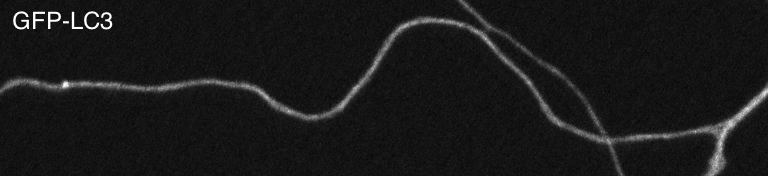
#> input picture Biological-Image-Processing-and-Informatics/homework02/axon02.tif, 768 x 176 px
$ python Exp02CalDerivative.py
#> lines starting #> are read from the running program, lines starting #| are printed output that depends on the picture
### Biological-Image-Processing-and-Informatics/homework02/utils/Decorator.py
import time
from functools import wraps
from typing import Callable

from loguru import logger


def timer(func: Callable) -> Callable:
    @wraps(func)
    def wrapper(*args, **kwargs):
        start = time.perf_counter()
        result = func(*args, **kwargs)
        end = time.perf_counter()
        logger.debug(f'{func.__name__} Time cost: {end - start}s')
        return result

    return wrapper

### Biological-Image-Processing-and-Informatics/homework02/Exp01GaussianKernel.py
import math
import os
from enum import IntEnum
from loguru import logger
from utils.Decorator import timer

import cv2
import numpy as np


class PaddingMode(IntEnum):
    VALID = 0
    SAME = 1
    FULL = 2


def conv2d(src: np.ndarray, mask: np.ndarray, pad_mode: int = PaddingMode.SAME) -> np.ndarray:
    """
    计算二维卷积
    :param src: 输入的图像
    :param mask: 卷积核
    :param pad_mode: 填充模式
    :return: 卷积后的图像
    """
    _h, _w = src.shape
    offset = mask.shape[0] - 1

    match pad_mode:
        case PaddingMode.VALID:
            logger.info('padding mode: valid')
            output_img = np.zeros((_h - offset, _w - offset), dtype=np.uint16)

        case PaddingMode.SAME:
            logger.info('padding mode: same')
            output_img = np.zeros(src.shape, dtype=np.uint16)
            src = np.pad(src, (int(offset / 2), int(offset / 2)), mode="mean")

        case PaddingMode.FULL:
            logger.info('padding mode: full')
            output_img = np.zeros((_h + offset * 2, _w + offset * 2), dtype=np.uint16)
            src = np.pad(src, (offset, offset), mode="mean")

        case _:
            logger.error('invalid padding mode')
            exit()

    for x in range(output_img.shape[0]):
        for y in range(output_img.shape[1]):
            src_cut = src[x:x + offset + 1, y:y + offset + 1]
            output_img[x, y] = np.sum(src_cut * mask)

    return output_img


@timer
def gaussian_filter(src: np.ndarray, sigma: float) -> np.ndarray:
    """
    对图片使用高斯核进行滤波

    :param src: 原始输入图片
    :param sigma: 高斯核的方差
    :return: 经过高斯核滤波后的图片
    """
    kernel_size = 1 + math.ceil(sigma * 3) * 2
    logger.info(f'sigma={sigma}, kernel size={kernel_size}')
    offset = kernel_size // 2

    x = y = np.arange(kernel_size)
    x_mesh, y_mesh = np.meshgrid(x, y)

    gaussian_mask = (1 / (2 * np.pi * sigma ** 2)) * np.exp(-((x_mesh - offset) ** 2 + (y_mesh - offset) ** 2) / (2 * sigma ** 2))
    gaussian_mask /= gaussian_mask.sum()

    output_mat = conv2d(src, gaussian_mask, PaddingMode.SAME)
    return output_mat


# [18 lines left out: function main, not called in this run]


# [2 lines that do not run on import are left out]

### Biological-Image-Processing-and-Informatics/homework02/Exp02CalDerivative.py
import os

import cv2
import numpy as np

from loguru import logger

from utils.Decorator import timer
from Exp01GaussianKernel import gaussian_filter


@timer
def get_v_derivative(src: np.ndarray) -> np.ndarray:
    src = np.pad(src, ((0, 0), (1, 1)), "edge")

    output_img = (src[:, 2:] - src[:, :-2]) / 2
    output_img = (output_img / output_img.max()) * 255
    logger.info(f'image type: {output_img.dtype}')

    return output_img.astype('uint8')


@timer
def get_h_derivative(src: np.ndarray) -> np.ndarray:
    src = np.pad(src, ((1, 1), (0, 0)), "edge")

    output_img = (src[2:, :] - src[:-2, :]) / 2
    output_img = (output_img / output_img.max()) * 255
    logger.info(f'image type: {output_img.dtype}')

    return output_img.astype('uint8')


def main() -> None:
    os.makedirs('image/exp2', exist_ok=True)

    image1 = cv2.imread('axon02.tif', cv2.IMREAD_GRAYSCALE).astype('uint16')
#> image1: shape (176, 768) uint16; min 4, max 255, mean 25.2
    image2 = cv2.imread('cell_nucleus.tif', cv2.IMREAD_UNCHANGED).astype('uint16')
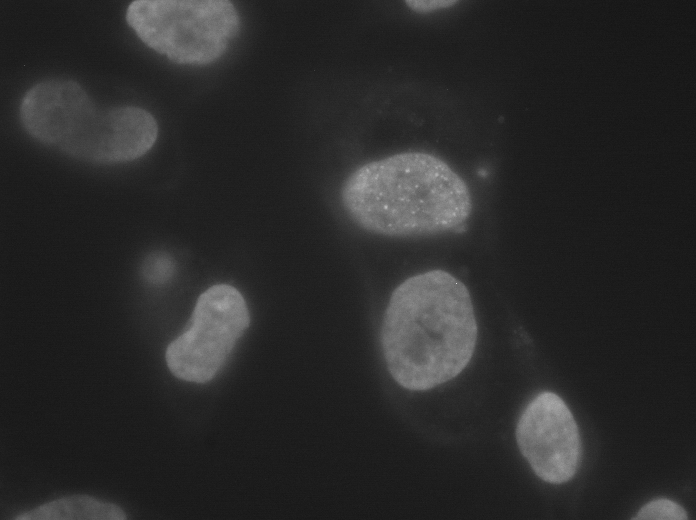
#> input picture Biological-Image-Processing-and-Informatics/homework02/cell_nucleus.tif, 696 x 520 px
#> image2: shape (520, 696) uint16; min 19, max 221, mean 42.6

    sigmas = [1, 2, 5]

    for _sigma in sigmas:
        image1_gauss = gaussian_filter(image1, _sigma)
        image1_dv: np.ndarray = get_v_derivative(image1_gauss)
        image1_dh: np.ndarray = get_h_derivative(image1_gauss)

        cv2.imwrite(f'image/exp2/axon02_gauss_sigma_{_sigma}_dv.tif', image1_dv)
        cv2.imwrite(f'image/exp2/axon02_gauss_sigma_{_sigma}_dh.tif', image1_dh)

        image2_gauss = gaussian_filter(image2, _sigma)
        image2_dv = get_v_derivative(image2_gauss)
        image2_dh = get_h_derivative(image2_gauss)

        cv2.imwrite(f'image/exp2/cell_nucleus_gauss_sigma_{_sigma}_dv.tif', image2_dv)
        cv2.imwrite(f'image/exp2/cell_nucleus_gauss_sigma_{_sigma}_dh.tif', image2_dh)
#> this loop made 3 passes
#> pass 1, in main, `image1_dv: np.ndarray = get_v_derivative(image1_gauss)`:
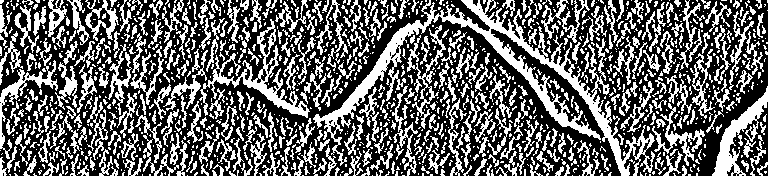
#> image1_dv: shape (176, 768); min 0, max 255, mean 99.6
#> pass 1, in main, `image1_dh: np.ndarray = get_h_derivative(image1_gauss)`:
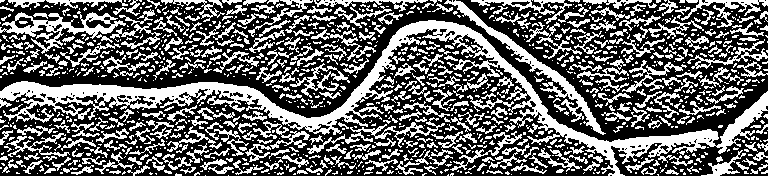
#> image1_dh: shape (176, 768); min 0, max 255, mean 101.4
#> after the loop:
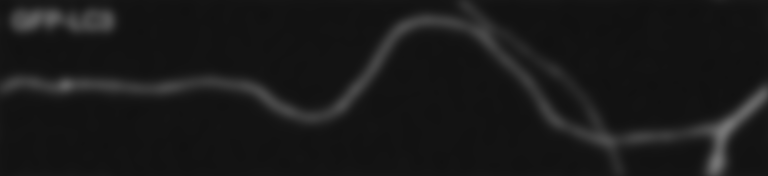
#> image1_gauss: shape (176, 768) uint16; min 17, max 118, mean 24.8


if __name__ == '__main__':
    main()
